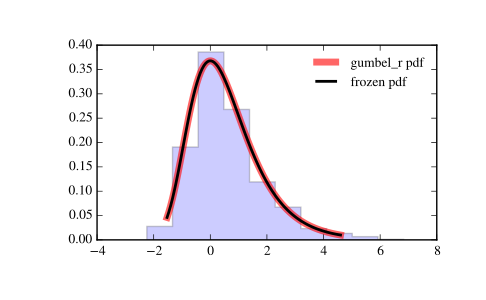

The Python source for this figure:
from scipy.stats import gumbel_r
import matplotlib.pyplot as plt
fig, ax = plt.subplots(1, 1)

# Calculate a few first moments:

mean, var, skew, kurt = gumbel_r.stats(moments='mvsk')

# Display the probability density function (``pdf``):

x = np.linspace(gumbel_r.ppf(0.01),
                gumbel_r.ppf(0.99), 100)
ax.plot(x, gumbel_r.pdf(x),
       'r-', lw=5, alpha=0.6, label='gumbel_r pdf')

# Alternatively, the distribution object can be called (as a function)
# to fix the shape, location and scale parameters. This returns a "frozen"
# RV object holding the given parameters fixed.

# Freeze the distribution and display the frozen ``pdf``:

rv = gumbel_r()
ax.plot(x, rv.pdf(x), 'k-', lw=2, label='frozen pdf')

# Check accuracy of ``cdf`` and ``ppf``:

vals = gumbel_r.ppf([0.001, 0.5, 0.999])
np.allclose([0.001, 0.5, 0.999], gumbel_r.cdf(vals))
# True

# Generate random numbers:

r = gumbel_r.rvs(size=1000)

# And compare the histogram:

ax.hist(r, normed=True, histtype='stepfilled', alpha=0.2)
ax.legend(loc='best', frameon=False)
plt.show()
